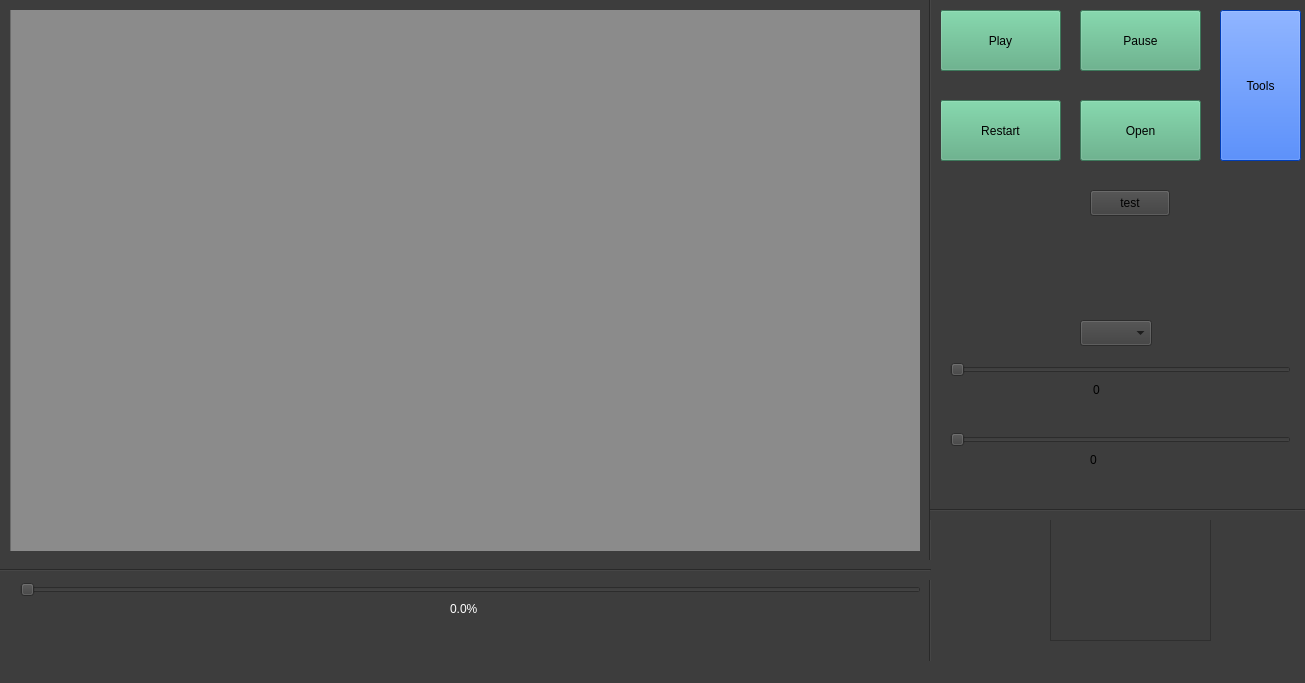
<?xml version="1.0" encoding="UTF-8"?>
<ui version="4.0">
 <class>MainWindow</class>
 <widget class="QMainWindow" name="MainWindow">
  <property name="geometry">
   <rect>
    <x>0</x>
    <y>0</y>
    <width>1305</width>
    <height>683</height>
   </rect>
  </property>
  <property name="palette">
   <palette>
    <active>
     <colorrole role="WindowText">
      <brush brushstyle="SolidPattern">
       <color alpha="255">
        <red>253</red>
        <green>253</green>
        <blue>253</blue>
       </color>
      </brush>
     </colorrole>
     <colorrole role="Button">
      <brush brushstyle="SolidPattern">
       <color alpha="255">
        <red>61</red>
        <green>61</green>
        <blue>61</blue>
       </color>
      </brush>
     </colorrole>
     <colorrole role="Base">
      <brush brushstyle="SolidPattern">
       <color alpha="255">
        <red>61</red>
        <green>61</green>
        <blue>61</blue>
       </color>
      </brush>
     </colorrole>
     <colorrole role="Window">
      <brush brushstyle="SolidPattern">
       <color alpha="255">
        <red>61</red>
        <green>61</green>
        <blue>61</blue>
       </color>
      </brush>
     </colorrole>
    </active>
    <inactive>
     <colorrole role="WindowText">
      <brush brushstyle="SolidPattern">
       <color alpha="255">
        <red>253</red>
        <green>253</green>
        <blue>253</blue>
       </color>
      </brush>
     </colorrole>
     <colorrole role="Button">
      <brush brushstyle="SolidPattern">
       <color alpha="255">
        <red>61</red>
        <green>61</green>
        <blue>61</blue>
       </color>
      </brush>
     </colorrole>
     <colorrole role="Base">
      <brush brushstyle="SolidPattern">
       <color alpha="255">
        <red>61</red>
        <green>61</green>
        <blue>61</blue>
       </color>
      </brush>
     </colorrole>
     <colorrole role="Window">
      <brush brushstyle="SolidPattern">
       <color alpha="255">
        <red>61</red>
        <green>61</green>
        <blue>61</blue>
       </color>
      </brush>
     </colorrole>
    </inactive>
    <disabled>
     <colorrole role="WindowText">
      <brush brushstyle="SolidPattern">
       <color alpha="255">
        <red>120</red>
        <green>120</green>
        <blue>120</blue>
       </color>
      </brush>
     </colorrole>
     <colorrole role="Button">
      <brush brushstyle="SolidPattern">
       <color alpha="255">
        <red>61</red>
        <green>61</green>
        <blue>61</blue>
       </color>
      </brush>
     </colorrole>
     <colorrole role="Base">
      <brush brushstyle="SolidPattern">
       <color alpha="255">
        <red>61</red>
        <green>61</green>
        <blue>61</blue>
       </color>
      </brush>
     </colorrole>
     <colorrole role="Window">
      <brush brushstyle="SolidPattern">
       <color alpha="255">
        <red>61</red>
        <green>61</green>
        <blue>61</blue>
       </color>
      </brush>
     </colorrole>
    </disabled>
   </palette>
  </property>
  <property name="windowTitle">
   <string>MainWindow</string>
  </property>
  <property name="autoFillBackground">
   <bool>false</bool>
  </property>
  <property name="styleSheet">
   <string notr="true">background-color:rgb(61, 61, 61);</string>
  </property>
  <widget class="QWidget" name="centralwidget">
   <widget class="QPushButton" name="BTN_PLAY">
    <property name="geometry">
     <rect>
      <x>940</x>
      <y>10</y>
      <width>121</width>
      <height>61</height>
     </rect>
    </property>
    <property name="mouseTracking">
     <bool>false</bool>
    </property>
    <property name="autoFillBackground">
     <bool>false</bool>
    </property>
    <property name="styleSheet">
     <string notr="true">background-color:rgb(85, 170, 127);</string>
    </property>
    <property name="text">
     <string>Play</string>
    </property>
   </widget>
   <widget class="QPushButton" name="BTN_PAUSE">
    <property name="geometry">
     <rect>
      <x>1080</x>
      <y>10</y>
      <width>121</width>
      <height>61</height>
     </rect>
    </property>
    <property name="autoFillBackground">
     <bool>false</bool>
    </property>
    <property name="styleSheet">
     <string notr="true">background-color:rgb(85, 170, 127);</string>
    </property>
    <property name="text">
     <string>Pause</string>
    </property>
   </widget>
   <widget class="QPushButton" name="BTN_OPEN">
    <property name="geometry">
     <rect>
      <x>1080</x>
      <y>100</y>
      <width>121</width>
      <height>61</height>
     </rect>
    </property>
    <property name="autoFillBackground">
     <bool>false</bool>
    </property>
    <property name="styleSheet">
     <string notr="true">background-color:rgb(85, 170, 127);</string>
    </property>
    <property name="text">
     <string>Open</string>
    </property>
   </widget>
   <widget class="QFrame" name="frame">
    <property name="geometry">
     <rect>
      <x>10</x>
      <y>10</y>
      <width>911</width>
      <height>541</height>
     </rect>
    </property>
    <property name="styleSheet">
     <string notr="true">background-color:rgb(139, 139, 139);</string>
    </property>
    <property name="frameShape">
     <enum>QFrame::StyledPanel</enum>
    </property>
    <property name="frameShadow">
     <enum>QFrame::Raised</enum>
    </property>
    <property name="lineWidth">
     <number>4</number>
    </property>
    <property name="midLineWidth">
     <number>4</number>
    </property>
    <widget class="QLabel" name="label">
     <property name="geometry">
      <rect>
       <x>1</x>
       <y>-6</y>
       <width>911</width>
       <height>551</height>
      </rect>
     </property>
     <property name="text">
      <string/>
     </property>
    </widget>
   </widget>
   <widget class="QPushButton" name="BTN_RESTART">
    <property name="geometry">
     <rect>
      <x>940</x>
      <y>100</y>
      <width>121</width>
      <height>61</height>
     </rect>
    </property>
    <property name="autoFillBackground">
     <bool>false</bool>
    </property>
    <property name="styleSheet">
     <string notr="true">background-color:rgb(85, 170, 127);</string>
    </property>
    <property name="text">
     <string>Restart</string>
    </property>
   </widget>
   <widget class="Line" name="line">
    <property name="geometry">
     <rect>
      <x>920</x>
      <y>-20</y>
      <width>21</width>
      <height>801</height>
     </rect>
    </property>
    <property name="orientation">
     <enum>Qt::Vertical</enum>
    </property>
   </widget>
   <widget class="Line" name="line_2">
    <property name="geometry">
     <rect>
      <x>1300</x>
      <y>-20</y>
      <width>20</width>
      <height>811</height>
     </rect>
    </property>
    <property name="orientation">
     <enum>Qt::Vertical</enum>
    </property>
   </widget>
   <widget class="Line" name="line_5">
    <property name="geometry">
     <rect>
      <x>-140</x>
      <y>560</y>
      <width>1071</width>
      <height>20</height>
     </rect>
    </property>
    <property name="orientation">
     <enum>Qt::Horizontal</enum>
    </property>
   </widget>
   <widget class="QSlider" name="progressBar">
    <property name="geometry">
     <rect>
      <x>20</x>
      <y>580</y>
      <width>901</width>
      <height>20</height>
     </rect>
    </property>
    <property name="orientation">
     <enum>Qt::Horizontal</enum>
    </property>
   </widget>
   <widget class="QLabel" name="progress_num">
    <property name="geometry">
     <rect>
      <x>450</x>
      <y>600</y>
      <width>54</width>
      <height>18</height>
     </rect>
    </property>
    <property name="palette">
     <palette>
      <active>
       <colorrole role="WindowText">
        <brush brushstyle="SolidPattern">
         <color alpha="255">
          <red>255</red>
          <green>255</green>
          <blue>255</blue>
         </color>
        </brush>
       </colorrole>
       <colorrole role="Button">
        <brush brushstyle="SolidPattern">
         <color alpha="255">
          <red>61</red>
          <green>61</green>
          <blue>61</blue>
         </color>
        </brush>
       </colorrole>
       <colorrole role="Base">
        <brush brushstyle="SolidPattern">
         <color alpha="255">
          <red>61</red>
          <green>61</green>
          <blue>61</blue>
         </color>
        </brush>
       </colorrole>
       <colorrole role="Window">
        <brush brushstyle="SolidPattern">
         <color alpha="255">
          <red>61</red>
          <green>61</green>
          <blue>61</blue>
         </color>
        </brush>
       </colorrole>
      </active>
      <inactive>
       <colorrole role="WindowText">
        <brush brushstyle="SolidPattern">
         <color alpha="255">
          <red>255</red>
          <green>255</green>
          <blue>255</blue>
         </color>
        </brush>
       </colorrole>
       <colorrole role="Button">
        <brush brushstyle="SolidPattern">
         <color alpha="255">
          <red>61</red>
          <green>61</green>
          <blue>61</blue>
         </color>
        </brush>
       </colorrole>
       <colorrole role="Base">
        <brush brushstyle="SolidPattern">
         <color alpha="255">
          <red>61</red>
          <green>61</green>
          <blue>61</blue>
         </color>
        </brush>
       </colorrole>
       <colorrole role="Window">
        <brush brushstyle="SolidPattern">
         <color alpha="255">
          <red>61</red>
          <green>61</green>
          <blue>61</blue>
         </color>
        </brush>
       </colorrole>
      </inactive>
      <disabled>
       <colorrole role="WindowText">
        <brush brushstyle="SolidPattern">
         <color alpha="255">
          <red>120</red>
          <green>120</green>
          <blue>120</blue>
         </color>
        </brush>
       </colorrole>
       <colorrole role="Button">
        <brush brushstyle="SolidPattern">
         <color alpha="255">
          <red>61</red>
          <green>61</green>
          <blue>61</blue>
         </color>
        </brush>
       </colorrole>
       <colorrole role="Base">
        <brush brushstyle="SolidPattern">
         <color alpha="255">
          <red>61</red>
          <green>61</green>
          <blue>61</blue>
         </color>
        </brush>
       </colorrole>
       <colorrole role="Window">
        <brush brushstyle="SolidPattern">
         <color alpha="255">
          <red>61</red>
          <green>61</green>
          <blue>61</blue>
         </color>
        </brush>
       </colorrole>
      </disabled>
     </palette>
    </property>
    <property name="text">
     <string>0.0%</string>
    </property>
   </widget>
   <widget class="QPushButton" name="BTN_Tools">
    <property name="geometry">
     <rect>
      <x>1220</x>
      <y>10</y>
      <width>81</width>
      <height>151</height>
     </rect>
    </property>
    <property name="styleSheet">
     <string notr="true">background:rgb(0, 85, 255)</string>
    </property>
    <property name="text">
     <string>Tools</string>
    </property>
   </widget>
   <widget class="QFrame" name="frame_2">
    <property name="geometry">
     <rect>
      <x>1050</x>
      <y>510</y>
      <width>161</width>
      <height>131</height>
     </rect>
    </property>
    <property name="frameShape">
     <enum>QFrame::StyledPanel</enum>
    </property>
    <property name="frameShadow">
     <enum>QFrame::Raised</enum>
    </property>
    <widget class="QLabel" name="label_map">
     <property name="geometry">
      <rect>
       <x>3</x>
       <y>7</y>
       <width>151</width>
       <height>121</height>
      </rect>
     </property>
     <property name="text">
      <string/>
     </property>
    </widget>
   </widget>
   <widget class="Line" name="line_3">
    <property name="geometry">
     <rect>
      <x>930</x>
      <y>500</y>
      <width>381</width>
      <height>20</height>
     </rect>
    </property>
    <property name="orientation">
     <enum>Qt::Horizontal</enum>
    </property>
   </widget>
   <widget class="QSlider" name="Slider1">
    <property name="geometry">
     <rect>
      <x>950</x>
      <y>360</y>
      <width>341</width>
      <height>20</height>
     </rect>
    </property>
    <property name="orientation">
     <enum>Qt::Horizontal</enum>
    </property>
   </widget>
   <widget class="QSlider" name="Slider2">
    <property name="geometry">
     <rect>
      <x>950</x>
      <y>430</y>
      <width>341</width>
      <height>20</height>
     </rect>
    </property>
    <property name="orientation">
     <enum>Qt::Horizontal</enum>
    </property>
   </widget>
   <widget class="QComboBox" name="comboBox_optimize">
    <property name="geometry">
     <rect>
      <x>1080</x>
      <y>320</y>
      <width>72</width>
      <height>26</height>
     </rect>
    </property>
   </widget>
   <widget class="QLabel" name="label_threshold1">
    <property name="geometry">
     <rect>
      <x>1093</x>
      <y>380</y>
      <width>61</width>
      <height>20</height>
     </rect>
    </property>
    <property name="text">
     <string>0</string>
    </property>
   </widget>
   <widget class="QLabel" name="label_threshold2">
    <property name="geometry">
     <rect>
      <x>1090</x>
      <y>450</y>
      <width>61</width>
      <height>20</height>
     </rect>
    </property>
    <property name="text">
     <string>0</string>
    </property>
   </widget>
   <widget class="QPushButton" name="BTN_test">
    <property name="geometry">
     <rect>
      <x>1090</x>
      <y>190</y>
      <width>80</width>
      <height>26</height>
     </rect>
    </property>
    <property name="text">
     <string>test</string>
    </property>
   </widget>
  </widget>
  <widget class="QMenuBar" name="menubar">
   <property name="geometry">
    <rect>
     <x>0</x>
     <y>0</y>
     <width>1305</width>
     <height>23</height>
    </rect>
   </property>
  </widget>
  <widget class="QStatusBar" name="statusbar"/>
 </widget>
 <resources/>
 <connections/>
</ui>
